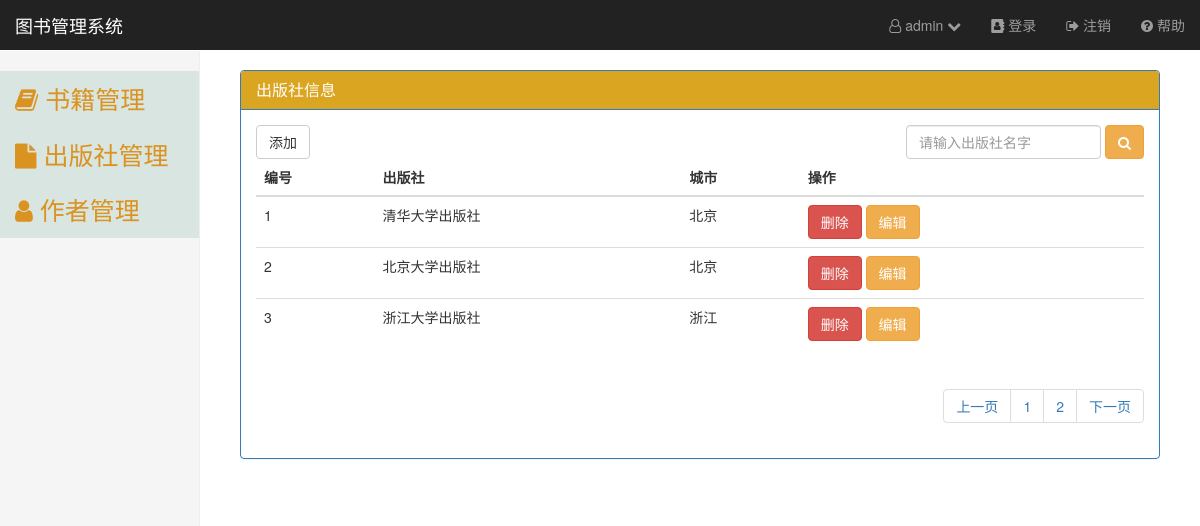
The app's page /publisher/index/?page=2 (signed in) with its own data.
### booksmanage/models.py (models this page shows, shortened)
class Publisher(models.Model):
    name=models.CharField(max_length=40)
    city=models.CharField(max_length=40)

### booksmanage/views.py (the view)
    def wrapper(request,*args,**kwargs):
        next_path=request.path
        if request.user.is_authenticated():
            backresponse = func(request, *args, **kwargs)
            return backresponse
        else:
            return redirect('/login/?next=%s' %next_path)

### booksmanage/views.py (called while the page is built)
def authentication(func):
    def wrapper(request,*args,**kwargs):
        next_path=request.path
        if request.user.is_authenticated():
            backresponse = func(request, *args, **kwargs)
            return backresponse
        else:
            return redirect('/login/?next=%s' %next_path)
    return wrapper

@authentication
def publisherindex(request):
    publisherall=models.Publisher.objects.all().order_by('id')
    P_pubisher=Paginator(publisherall,per_page=5,orphans=1)
    page=request.GET.get('page')
    try:
        publisher_page = P_pubisher.page(page)
    except InvalidPage:
        publisher_page = P_pubisher.page(1)
    dic={'publisher_page':publisher_page,'page':page,'P_pubisher':P_pubisher}
    return render(request,'booksmanage/publisherinterface.html',dic)

### templates/booksmanage/publisherinterface.html (shortened to what this page needs)
{% extends 'booksmanage/base.html' %}
{% block panneltitle %}
    出版社信息
{% endblock %}
{% block searchbox %}
   <input type="text" class="form-control" id="my-search" placeholder="请输入出版社名字" name="mysearch" value="">
{% endblock %}
{% block publisehrfield %}
    <th>编号</th>
    <th>出版社</th>
    <th>城市</th>
    <th>操作</th>
{% endblock %}
{% block publisherrecords %}
    {% for per_publisher  in publisher_page %}
        <tr>
            <td>{{ forloop.counter }}</td>
            <td>{{ per_publisher.name }}</td>
            <td>{{ per_publisher.city }}</td>
        <td>
                      <button class="btn btn-danger del-btn" data-publisherid="{{ per_publisher.id }}">删除</button>
                      <button class="btn btn-warning edit-btn" data-toggle="modal" data-target="#myModal" data-publisherid="{{ per_publisher.id }}">编辑</button>
                  </td>
        </tr>
    {% endfor %}
 {% endblock %}
{% block pageconf %}
    {% if publisher_page.has_previous %}
        <li><a href="?page={{ publisher_page.previous_page_number }}">上一页</a></li>
        {% else %}
        <li><a href="" disabled>上一页</a></li>
    {% endif %}
    {% for i in P_pubisher.page_range %}
        <li><a href="?page={{ i }}">{{ i }}  </a> </li>
    {% endfor %}
    {% if publisher_page.has_next %}
        <li><a href="?page={{ publisher_page.next_page_number }}">下一页</a></li>
        {% else %}
    <li><a href="" disabled>下一页</a></li>
    {% endif %}
{% endblock %}

### templates/booksmanage/base.html (shortened to what this page needs)
<!DOCTYPE html>
{% load static %}
{% load mycustomtags %}
<html lang="zh-CN"><head><meta http-equiv="Content-Type" content="text/html; charset=UTF-8">
    <link href="{% static 'asset/bootstrap.min.css' %}" rel="stylesheet">
    <link href="{% static 'asset/ie10-viewport-bug-workaround.css' %}" rel="stylesheet">
    <link href="{% static 'asset/dashboard.css' %}" rel="stylesheet">
    <link href="https://cdn.bootcss.com/font-awesome/4.7.0/css/font-awesome.min.css" rel="stylesheet">
    <link href="{% static 'mycss.css' %}" rel="stylesheet">
  </head>
  <body>
    <nav class="navbar navbar-inverse navbar-fixed-top">
      <div class="container-fluid">
        <div class="navbar-header">
          <a class="navbar-brand" href="http://v3.bootcss.com/examples/dashboard/#">图书管理系统</a>
        </div>
        <div id="navbar" class="navbar-collapse collapse">
          <ul class="nav navbar-nav navbar-right">
            <li>
                <a href="#" id="user-info"><i class="fa fa-user-o" aria-hidden="true"></i> {{ request.user }} <i class="fa fa-chevron-down" aria-hidden="true"></i></a>
            </li>
            <li><a href="/login/"><i class="fa fa-address-book" aria-hidden="true"></i> 登录</a></li>
            <li><a href="/logout/"><i class="fa fa-sign-out" aria-hidden="true"></i> 注销</a></li>
            <li><a href="#"><i class="fa fa-question-circle" aria-hidden="true"></i> 帮助</a></li>
          </ul>
        </div>
      </div>
    </nav>
    <div class="container-fluid">
      <div class="row">
                <div class="col-sm-3 col-md-2 sidebar">
          <div class="my-d-menu" data-toggle="collapse" data-target="#menu1">
            <a class="my-menu"> <i class="fa fa-book" aria-hidden="true"></i> 书籍管理</a>
          </div>
          <div class="my-d-menu" data-toggle="collapse" data-target="#menu2">
            <a class="my-menu"><i class="fa fa-file" aria-hidden="true"></i> 出版社管理</a>
          </div>
          <div class="my-d-menu" data-toggle="collapse" data-target="#menu3">
            <a class="my-menu"><i class="fa fa-user" aria-hidden="true"></i> 作者管理</a>
          </div>
        </div>
        <div class="col-sm-9 col-sm-offset-3 col-md-10 col-md-offset-2 main">
        <div class="panel panel-primary">
      <div class="panel-heading" style="background-color:goldenrod">
        <h3 class="panel-title">{% block panneltitle %}
        {% endblock %}</h3>
      </div>
      <div class="panel-body">
        <div class="row">
        <div class="my-btn col-md-4">
            <a href="/addbook/" class="btn btn-default">添加</a>
        </div>
        <div class="my-search-box col-md-4 col-md-offset-4">
          <form class="form-inline pull-right" action="/searchbook/" method="get">
            <div class="form-group">
                {% block searchbox %}
                {% endblock %}
            </div>
            <button type="submit" class="btn btn-warning">
                <i class="fa fa-search" aria-hidden="true"></i>
            </button>
          </form>
        </div>
        </div>
          <table class="table">
              <thead>
              <tr>
                  {% block publisehrfield %}{% endblock %}
              </tr>
              </thead>
              <tbody>
              {% block publisherrecords %}
              {% endblock %}
              </tbody>
          </table>
        <div class="row">
          <div class="col-md-4 col-md-offset-8">
            <nav aria-label="Page navigation">
              <ul class="pagination pull-right">
                  {% block pageconf %}{% endblock %}
              </ul>
            </nav>
          </div>
        </div>
      </div>
    </div>
        </div>
      </div>
    </div>
</body>
</html>

### booksmanage/static/asset/dashboard.css (style rules this page uses)
body { padding-top: 50px; }
.navbar-fixed-top { border: 0; }
.sidebar { display: none; }
@media (min-width: 768px) { .sidebar { position: fixed; top: 51px; bottom: 0; left: 0; z-index: 1000; display: block; padding: 20px; overflow-x: hidden; overflow-y: auto; background-color: #f5f5f5; border-right: 1px solid #eee; } }
.main { padding: 20px; }
@media (min-width: 768px) { .main { padding-right: 40px; padding-left: 40px; } }

### booksmanage/static/mycss.css (style rules this page uses)
a.my-menu { text-decoration: none; }
.my-d-menu { margin-right: -20px; margin-left: -20px; }
.my-menu { display: inline-block; width: 100%; background-color:#D9E5E0; color:#DA9320; margin-right: 0; font-size: 25px; padding: 10px 15px; }

### templates/booksmanage/base.html (style rules this page uses)
.user-menu ul,li>a { list-style: none; color: black; }

### records on screen
Publisher: name "清华大学出版社", city "北京"
Publisher: name "北京大学出版社", city "北京"
Publisher: name "浙江大学出版社", city "浙江"

### other values on screen
{{ request.user }} "admin"
{{ i }} "1" "2"
